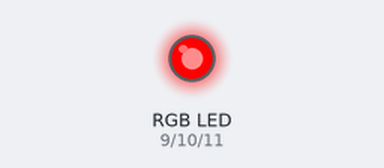
This sketch was run on a simulated Arduino Uno, built with avr-gcc and run on an emulated ATmega328P. Parts: an RGB LED mixed from three pins (HIGH = lit).

Above: at 0.5 s.
At 2.5 s:
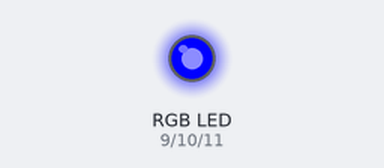
At 3.5 s:
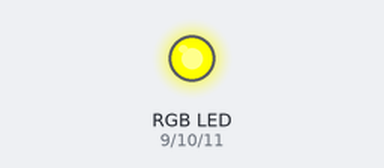
At 4.5 s:
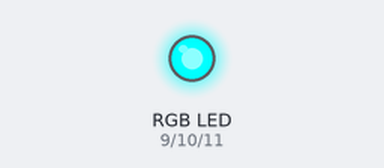
At 6.5 s:
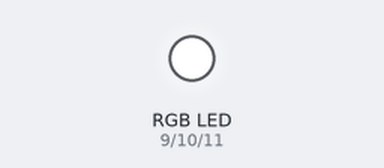
At 9.5 s:
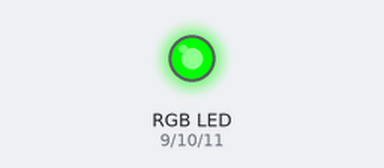
Timing chart, 0 to 10.4 s (numbered marks = the images above):
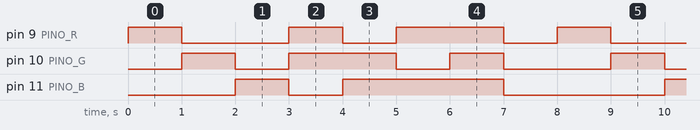

Measured:
- by itself, pin 9 (PINO_R): repeats every 8.0 s: LOW 2.0 s, HIGH 1.0 s, LOW 1.0 s, HIGH 2.0 s, LOW 1.0 s, HIGH 1.0 s
- by itself, pin 10 (PINO_G): repeats every 8.0 s: LOW 1.0 s, HIGH 2.0 s, LOW 1.0 s, HIGH 1.0 s, LOW 2.0 s, HIGH 1.0 s
- by itself, pin 11 (PINO_B): repeats every 8.0 s: LOW 1.0 s, HIGH 3.0 s, LOW 3.0 s, HIGH 1.0 s

The sketch:

Modulo_RGB.ino
```cpp
/*
 * =================================================================================
 * PROJETO: Controle do Módulo LED RGB K85 1264
 * DESCRIÇÃO: Código com explicação detalhada para alternar cores no módulo RGB K85 1264
 *            (Cátodo Comum) utilizando a variação de sinal elétrico PWM no Arduino.
 *
 * ESQUEMA DE LIGAÇÃO DOS PINOS:
 * - Pino '-' (GND)  -> Conectado à porta GND do Arduino
 * - Pino 'R' (Red)   -> Conectado à porta digital 9  (Porta PWM ~)
 * - Pino 'G' (Green) -> Conectado à porta digital 10 (Porta PWM ~)
 * - Pino 'B' (Blue)  -> Conectado à porta digital 11 (Porta PWM ~)
 * =================================================================================
 */

// Mapeamento das portas do Arduino que possuem suporte a PWM (marcadas com ~ na placa).
// O PWM simula uma saída de tensão variável entre 0V e 5V acionando rápida alternância de energia.
#define PINO_R 9   // Mapeia o pino 9 para controlar a cor Vermelha (Red)
#define PINO_G 10  // Mapeia o pino 10 para controlar a cor Verde (Green)
#define PINO_B 11  // Mapeia o pino 11 para controlar a cor Azul (Blue)

void setup() {
  // Configura os pinos definidos como SAÍDAS elétricas (OUTPUT).
  // O Arduino enviará energia a partir destas portas em direção aos pinos do módulo.
  pinMode(PINO_R, OUTPUT);
  pinMode(PINO_G, OUTPUT);
  pinMode(PINO_B, OUTPUT);
}

void loop() {
  // A função personalizada 'definirCor(R, G, B)' recebe 3 argumentos de intensidade (0 a 255).
  // 0 = Canal de cor completamente desligado (0V).
  // 255 = Canal de cor em brilho máximo (5V).

  // 1. Vermelho Puro
  definirCor(255, 0, 0);
  delay(1000); // Mantém a cor por 1000 milissegundos (1 segundo)

  // 2. Verde Puro
  definirCor(0, 255, 0);
  delay(1000);

  // 3. Azul Puro
  definirCor(0, 0, 255);
  delay(1000);

  // 4. Mistura de Vermelho + Azul = Magenta(Púrpura)
  definirCor(255, 255, 0);
  delay(1000);

  // 5. Mistura de Verde + Azul = Ciano
  definirCor(0, 255, 255);
  delay(1000);

  // 6. Mistura de Vermelho + Verde = Amarelo
  definirCor(255, 0, 255);
  delay(1000);

  // 7. Mistura de todas as 3 cores na potência máxima = Luz Branca
  definirCor(255, 255, 255);
  delay(1000);

  // 8. Desliga todos os canais de cor
  definirCor(0, 0, 0);
  delay(1000);
}

/*
 * FUNÇÃO AUXILIAR: definirCor
 * Recebe 3 inteiros referentes à intensidade de cada LED interno do módulo:
 * - int vermelho: nível de 0 a 255 para o LED vermelho
 * - int verde:    nível de 0 a 255 para o LED verde
 * - int azul:     nível de 0 a 255 para o LED azul
 */
void definirCor(int vermelho, int verde, int azul) {
  // O comando analogWrite envia uma onda PWM proporcional ao número de 0 a 255 informado.
  analogWrite(PINO_R, vermelho); // Ajusta o brilho do pino R
  analogWrite(PINO_G, verde);    // Ajusta o brilho do pino G
  analogWrite(PINO_B, azul);     // Ajusta o brilho do pino B
}
```
